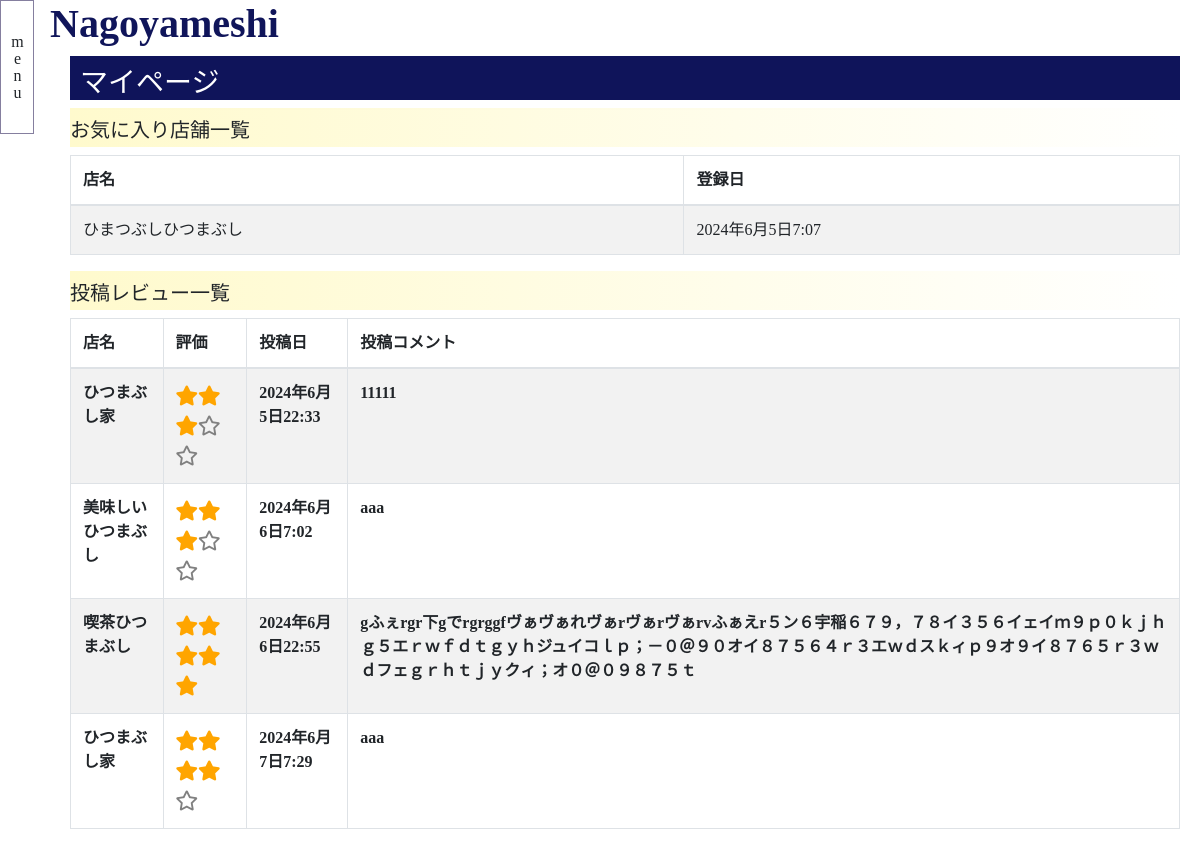
The app's page /mypage/ (signed in), older data.
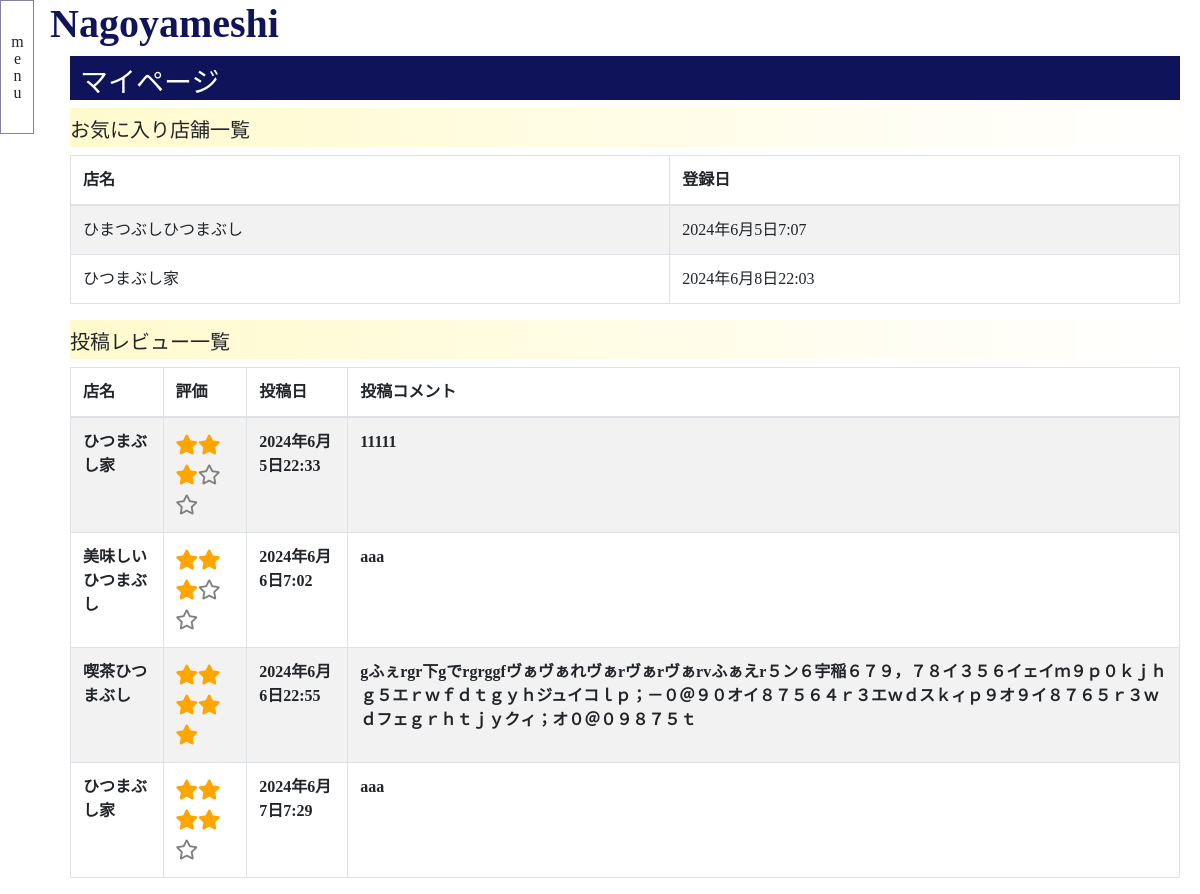
The same page, newer data.
### nagoyameshi/models.py (models this page shows, shortened)
class Fav(models.Model):
    created_date = models.DateTimeField(verbose_name="登録日",auto_now_add=True)
    user = models.ForeignKey(User, verbose_name="お気に入り登録ユーザー名", on_delete=models.CASCADE)
    restaurant = models.ForeignKey(Restaurant, verbose_name="対象飲食店", on_delete=models.CASCADE)

class Restaurant(models.Model):
    name = models.CharField(verbose_name="店舗名",max_length=100)
    category = models.ForeignKey(Category, verbose_name="カテゴリ", on_delete=models.SET_NULL, null=True, blank=True)
    img = models.ImageField(verbose_name="店舗画像", upload_to="nagoyameshi/restaurant/img")
    description = models.TextField(verbose_name="店舗説明文")
    created_date = models.DateTimeField(verbose_name="作成日",auto_now_add=True)
    update_date = models.DateTimeField(verbose_name="編集日",auto_now=True)
    budget = models.PositiveIntegerField(verbose_name="予算")
    capacity = models.PositiveIntegerField(verbose_name="受け入れ可能人数")
    start = models.TimeField(verbose_name="営業開始")
    end = models.TimeField(verbose_name="営業終了")

class Review(models.Model):
    created_date = models.DateTimeField(verbose_name="作成日時", auto_now_add=True)
    user = models.ForeignKey(User, verbose_name="レビューユーザー", on_delete=models.CASCADE)
    restaurant = models.ForeignKey(Restaurant, verbose_name="対象飲食店", on_delete=models.CASCADE)
    comment = models.TextField(verbose_name="コメント")
    stars = models.IntegerField(verbose_name="評価", validators=[MinValueValidator(1),MaxValueValidator(5)])
    def star_icon(self):
        dic                 = {}
        dic["true_star"]    = self.stars * " "
        dic["false_star"]   = (5-self.stars)* " "
        return dic

### nagoyameshi/views.py (the view)
class MypageView(View):
    def get(salf, request, *args, **kwargs):
        context = {}
        context["favs"] = Fav.objects.filter(user=request.user)
        context["reviews"] = Review.objects.filter(user=request.user)
        return render(request, "nagoyameshi/mypage.html", context)

### templates/nagoyameshi/mypage.html (shortened to what this page needs)
{% extends "nagoyameshi/base.html" %}
{% block main %}
<h3>マイページ</h3>
<h5>お気に入り店舗一覧</h5>
<table class="table table-striped table-hover table-bordered">
  <thead>
  <tr>
      <th>店名</th>
      <th>登録日</th>
  </tr>
</thead>
{% for fav in favs %}
<tr>
    <td>{{ fav.restaurant.name }}</td>
    <td>{{ fav.created_date }}</td>
</tr>
{% endfor %}
</table>
<h5>投稿レビュー一覧</h5>
<table class="table table-striped table-hover table-bordered">
  <thead>
  <tr>
      <th>店名</th>
      <th>評価</th>
      <th>投稿日</th>
      <th>投稿コメント</th>
  </tr>
</thead>
{% for review in reviews %}
<tr>
  <th>{{ review.restaurant.name }}</th>
  <th>
    <div class="review_star">
    <span class="review_true_star">{% for s in review.star_icon.true_star %}<i class="fas fa-star"></i>{% endfor %}</span>
    <span class="review_false_star">{% for s in review.star_icon.false_star %}<i class="far fa-star"></i>{% endfor %}</span>
  </div>
  </th>
  <th>{{ review.created_date }}</th>
  <th>{{ review.comment }}</th>
</tr>
{% endfor %}
</table>
{% endblock %}

Row changes from the older to the newer data that the page shows:
added Fav: restaurant.name "ひつまぶし家", created_date "2024年6月8日22:03"
